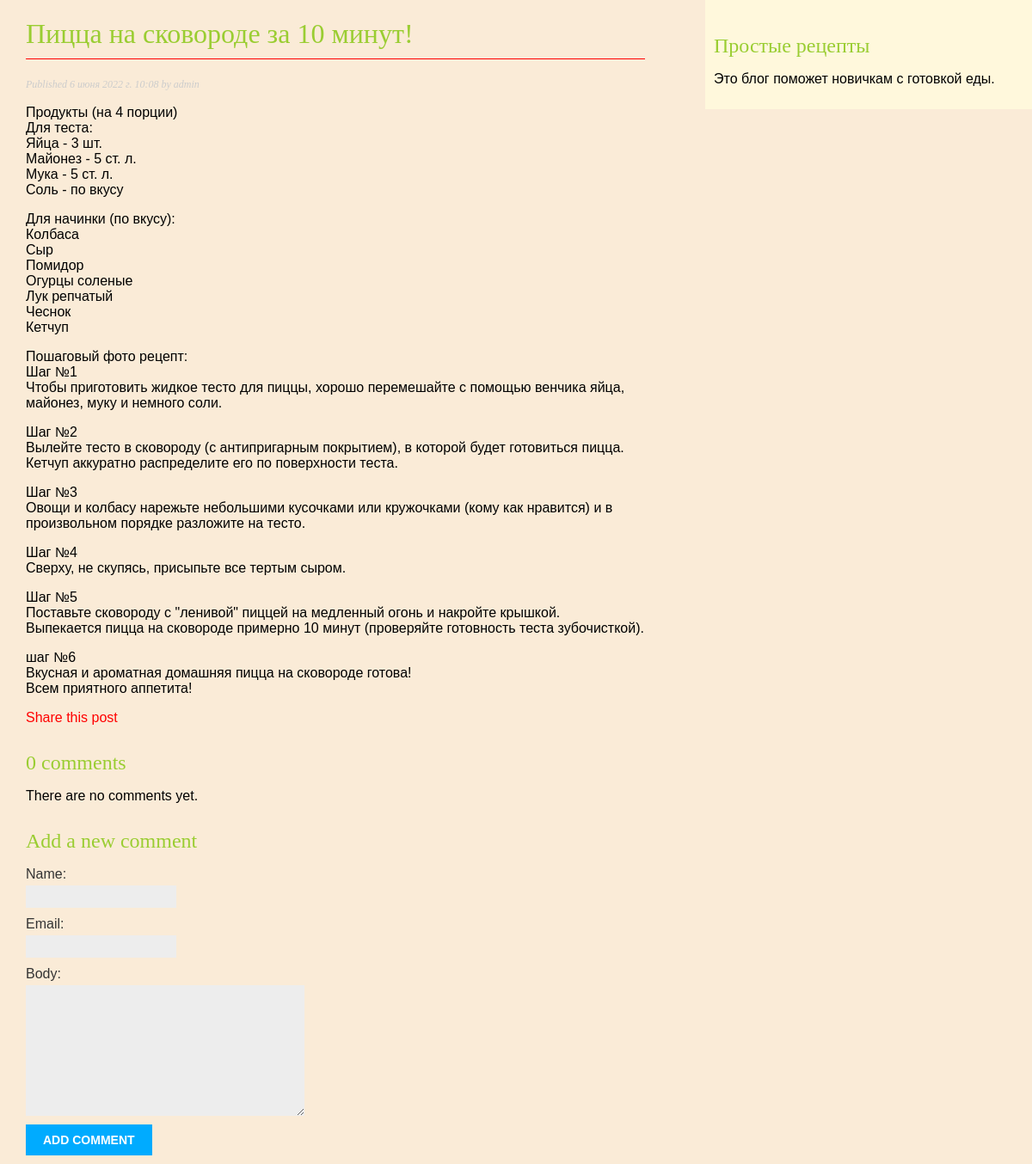
The page /blog/2022/6/6/picca-na-skovorode-za-10-minut/ on the database its author committed.
### blog/models.py (models this page shows, shortened)
class Post(models.Model):
    class Status(models.TextChoices):
        DRAFT = 'DF', 'Draft'
        PUBLISHED = 'PB', 'Published'
    title = models.CharField(max_length=250)
    slug = models.SlugField(max_length=250,
                            unique_for_date='publish')
    author = models.ForeignKey(User,
                               on_delete=models.CASCADE,
                               related_name='blog_posts')
    body = models.TextField()
    publish = models.DateTimeField(default=timezone.now)
    created = models.DateTimeField(auto_now_add=True)
    updated = models.DateTimeField(auto_now=True)
    status = models.CharField(max_length=2,
                              choices=Status.choices,
                              default=Status.DRAFT)
    objects = models.Manager() # The default manager.
    published = PublishedManager() # Our custom manager.
    class Meta:
        ordering = ['-publish']
        indexes = [
            models.Index(fields=['-publish']),
        ]

### blog/views.py (the view)
def post_detail(request, year, month, day, post):
    post = get_object_or_404(Post,
                             status=Post.Status.PUBLISHED,
                             slug=post,
                             publish__year=year,
                             publish__month=month,
                             publish__day=day)
    comments = post.comments.filter(active=True)
    form = CommentForm()
    return render(request,
                  'blog/post/detail.html',
                  {'post': post,
                   'comments': comments,
                   'form': form})

### blog/forms.py
class CommentForm(forms.ModelForm):
    class Meta:
        model = Comment
        fields = ['name', 'email', 'body']

### blog/templates/blog/post/detail.html (shortened to what this page needs)
{% extends "blog/base.html" %}
{% block content %}
  <h1>{{ post.title }}</h1>
  <p class="date">
    Published {{ post.publish }} by {{ post.author }}
  </p>
  {{ post.body|linebreaks }}
  <p>
    <a href="{% url "blog:post_share" post.id %}">
      Share this post
    </a>
  </p>
  {% with comments.count as total_comments %}
    <h2>
      {{ total_comments }} comment{{ total_comments|pluralize }}
    </h2>
  {% endwith %}
  {% for comment in comments %}
    <div class="comment">
      <p class="info">
        Comment {{ forloop.counter }} by {{ comment.name }}
        {{ comment.created }}
      </p>
      {{ comment.body|linebreaks }}
    </div>
  {% empty %}
    <p>There are no comments yet.</p>
  {% endfor %}
  {% include "blog/post/includes/comment_form.html" %}
{% endblock %}

### blog/static/css/blog.css (style rules this page uses)
body { margin:0; padding:0; font-family:helvetica, sans-serif; background-color: antiquewhite; }
a { color: red; text-decoration:none; }
h1 { color: yellowgreen; font-family : Comic Sans MS, Comic Sans, cursive; font-weight:normal; border-bottom:1px solid red; padding:0 0 10px 0; }
h2 { color: yellowgreen; font-family : Comic Sans MS, Comic Sans, cursive; font-weight:normal; margin:30px 0 0; }
p.date { color:#ccc; font-family: georgia, serif; font-size: 12px; font-style: italic; }
label { float:left; clear:both; color:#333; margin-bottom:4px; }
input, textarea { clear:both; float:left; margin:0 0 10px; background:#ededed; border:0; padding:6px 10px; font-size:12px; }

### rows shown on the page
Post: title "Пицца на сковороде за 10 минут!", publish "6 июня 2022 г. 10:08", author "admin", body "Продукты (на 4 порции) Для теста: Яйца - 3 шт. Майонез - 5 ст. л. Мука - 5 ст. л. Соль - по вкусу Для начинки (по вкусу): Колбаса Сыр Помидор Огурцы соленые Лук репчатый Чеснок Кетчуп Пошаговый фото рецепт: Шаг №1 Чтобы приготовить жидкое тесто для пиццы, хорошо перемешайте с помощью венчика яйца, майонез, муку и немного соли. Шаг №2 Вылейте тесто в сковороду (с антипригарным покрытием), в которой будет готовиться пицца. Кетчуп аккуратно распределите его по поверхности теста. Шаг №3 Овощи и колбасу нарежьте небольшими кусочками или кружочками (кому как нравится) и в произвольном порядке разложите на тесто. Шаг №4 Сверху, не скупясь, присыпьте все тертым сыром. Шаг №5 Поставьте сковороду с…"

### other values the page prints
{{ total_comments }} "0"
